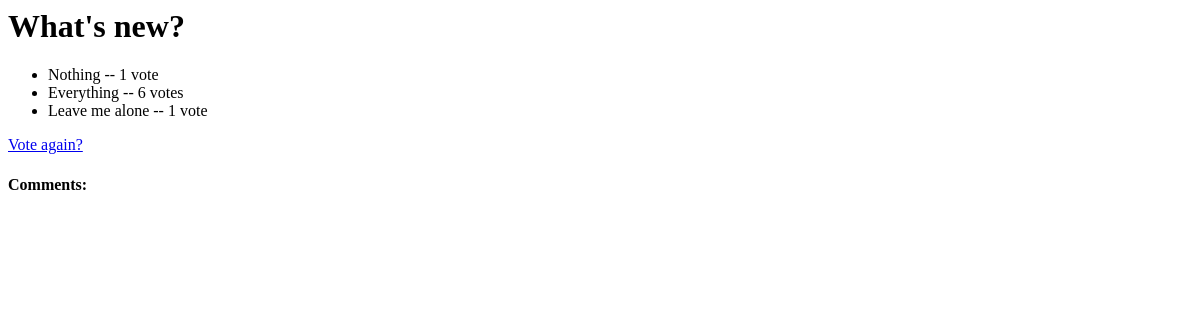
Before: /polls/1/results/ with the older database file.
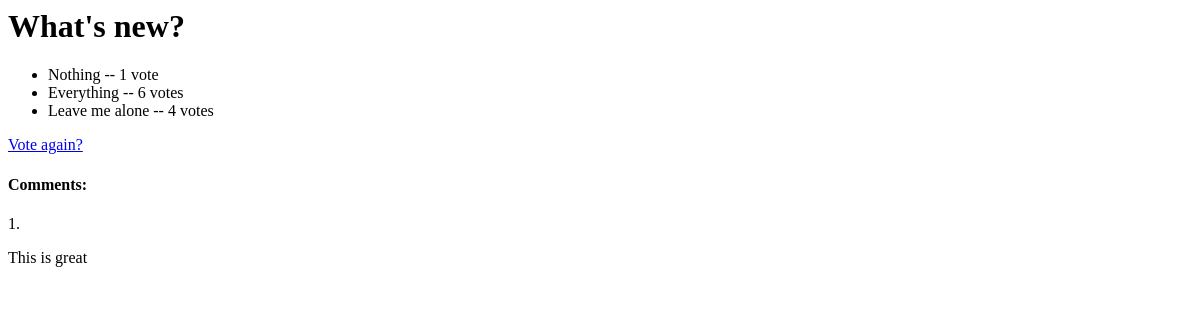
After: the same page with the newer database file.
### polls/models.py (models this page shows, shortened)
class Question(models.Model):
    question_text = models.CharField(max_length=200)
    pub_date = models.DateTimeField('date published')
    def was_published_recently(self):
        return self.pub_date >= timezone.now() - datetime.timedelta(days=1)
    was_published_recently.admin_order_field = 'pub_date'
    was_published_recently.boolean = True
    was_published_recently.short_description = 'Published recently?'

class Choice(models.Model):
    question = models.ForeignKey(Question, on_delete=models.CASCADE)
    choice_text = models.CharField(max_length=200)
    votes = models.IntegerField(default=0)

class Comment(models.Model):
    question = models.ForeignKey(Question, on_delete=models.CASCADE)
    comment_text = models.CharField(max_length=400)
    pub_date = models.DateTimeField('date published')

### polls/views.py (the view)
# urls.py: path('<int:pk>/results/', views.ResultsView.as_view(), name='results'),
class ResultsView(generic.DetailView):
    model = Question
    template_name = 'polls/results.html'

### polls/templates/polls/results.html
<h1>{{ question.question_text }}</h1>
<ul>
{% for choice in question.choice_set.all %}
    <li>{{ choice.choice_text }} -- {{ choice.votes }} vote{{ choice.votes|pluralize }}</li>
{% endfor %}
</ul>
<a href="{% url 'polls:detail' question.id %}">Vote again?</a>
{% include "./comments.html" %}

### polls/templates/polls/comments.html
<h4>Comments:</h4>
{% for comment in question.comment_set.all %}
    <div>{{ forloop.counter }}.</div>
    <p>{{ comment.comment_text }}</p><br>
{% endfor %}

Changed rows visible on the page:
changed Choice "Leave me alone": votes "1" → "4"
added Comment: comment_text "This is great"
